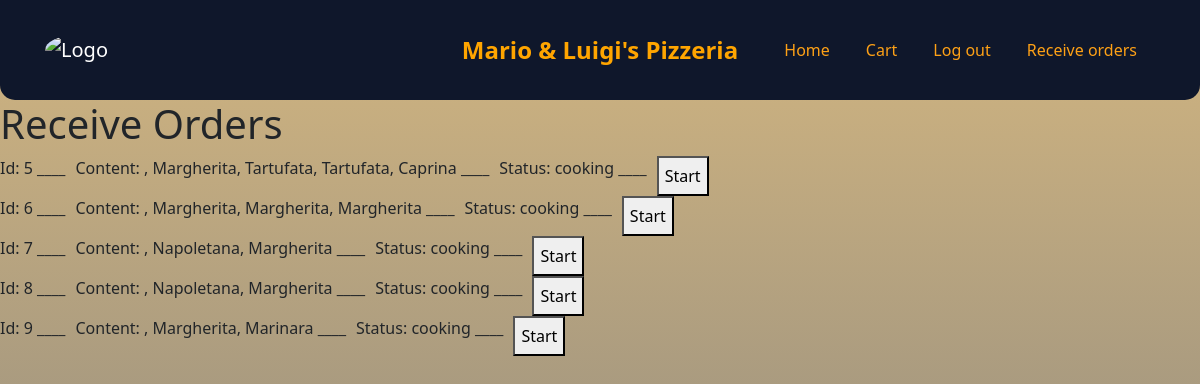
The page /receive-orders (signed in) on the database as committed earlier.
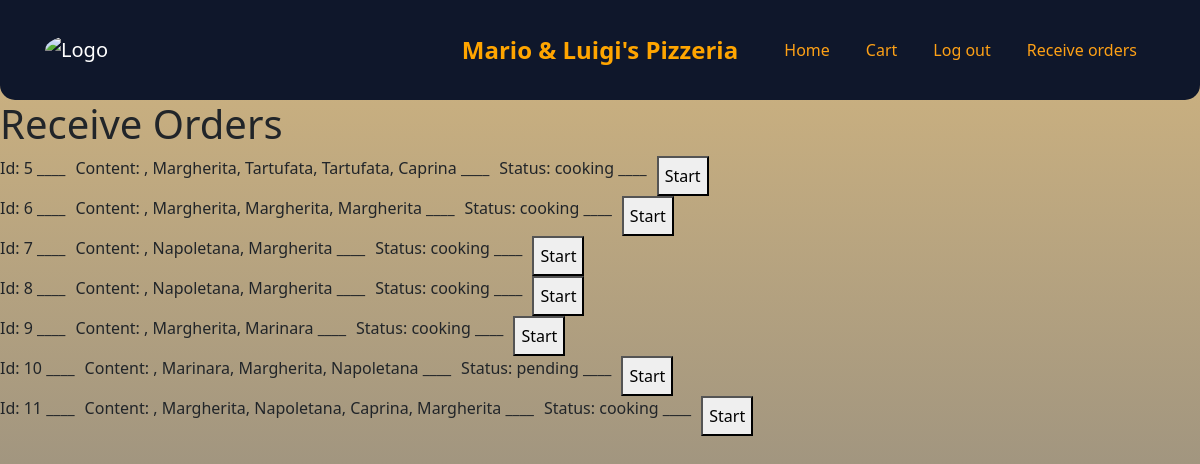
The same page on the database as committed later.
### website/models.py (models this page shows)
class Order(db.Model):
    id = db.Column(db.Integer, primary_key=True)    #primary key
    date = db.Column(db.DateTime(timezone=True), default=func.now())  #current date
    user_id = db.Column(db.Integer, db.ForeignKey('user.id'))         #foreign key
    status = db.Column(db.String(150))
    orderedItems = db.Column(db.String(500))

### website/views.py (the view)
@views.route('/receive-orders', methods=['GET', 'POST'])
@login_required
def receiveOrders():
    global currentOrder
    if request.method == 'POST':
        currentOrderInfo = request.form.get('currentOrder')
        print("pizza")
        print(currentOrderInfo)
        new_order = Order(date=datetime.now(), user_id=current_user.id, status="pending",  orderedItems = currentOrderInfo)     #create new user and hash his password, sha256 is a hashind method
        db.session.add(new_order)             #add the new order to the DB
        db.session.commit()
        currentOrder = new_order
        selected_pizzas.clear() #clear local list cart
        delimiter = ", "
        userCart = Cart.query.filter_by(user_id=current_user.id).first()
        if userCart:
            userCart.content = delimiter.join(selected_pizzas)
            db.session.commit()
        allOrders = Order.query.all()
        return render_template("orderNumber.html", user=current_user, yourOrder=currentOrder, orders=allOrders)
    else:
        allOrders = Order.query.all()
        return render_template("receiveOrders.html", user=current_user, allOrders=allOrders)

### website/templates/receiveOrders.html (shortened to what this page needs)
{% extends "base.html" %}
{% block content%}
    <h1> Receive Orders</h1>
    {%for order in allOrders%}
    <form method="post" action="/start_order">
        <div class="orders">
        <p>Id: {{order.id}} ____</p>
        <p>Content: {{order.orderedItems}} ____</p>
        <p>Status: {{order.status}} ____</p>
        <button> Start </button>
        </div>
    </form>
    {% endfor %}
{% endblock %}

### website/templates/base.html (shortened to what this page needs)
<!DOCTYPE html>
<html>
  <head>
    <link
      rel="stylesheet"
      href="https://maxcdn.bootstrapcdn.com/bootstrap/4.5.2/css/bootstrap.min.css"
    />
    <link rel="stylesheet" href="{{ url_for('static', filename='css/styles.css') }}">
  </head>
  <body>
    <body class="user-select-none">
    <nav class="navbar navbar-expand-lg navbar-dark">
      <div class="container">
        <a class="navbar-brand navbar-center" href="/">
          <img src="https://i.pinimg.com/originals/80/ef/c2/80efc210d07e4e1c1a81f06fb7d87ce4.jpg" alt="Logo" class="logo-image">
          <span class="navbar-text" style="color: orange;">Mario & Luigi's Pizzeria</span>
        </a>
        <div class="collapse navbar-collapse" id="navbarNav">
          <ul class="navbar-nav ml-auto">
            {% if user.is_authenticated %}
            <li class="nav-item">
              <a class="nav-link" href="/">Home</a>
            </li>
            <li class="nav-item">
              <a class="nav-link" href="/cart">Cart</a>
            </li>
            <li class="nav-item">
              <a class="nav-link" href="/logout">Log out</a>
            </li>
            {% if user.role == "admin" %}
            <li class="nav-item">
              <a class="nav-link" href="/receive-orders">Receive orders</a>
            </li>
            {% endif %}
            {% endif %}
          </ul>
        </div>
      </div>
    </nav>
    <div>{% block content %} {% endblock %}</div>
  </body>
</html>

### website/static/css/styles.css (style rules this page uses)
body { font-family: system-ui, -apple-system, BlinkMacSystemFont, 'Segoe UI', Roboto, Oxygen, Ubuntu, Cantarell, 'Open Sans', 'Helvetica Neue', sans-serif; background: linear-gradient(rgba(165, 108, 2, 0.5), rgba(0, 0, 0, 0.5)); background-attachment: fixed; background-repeat: no-repeat; }
.navbar { gap: 5px; background-color: #0F4C81; width: 100%; height: 100px; display: flex; position: relative; border-radius: 0 0 15px 15px; }
:root { --primary: #FEA116; --light: #F1F8FF; --dark: #0F172B; }
.orders { display: flex; flex-direction: row; gap: 10px }
.logo-image { max-height: 40px; margin-right: 10px; }
.navbar-text { text-align: center; position: absolute; top: 50%; left: 50%; transform: translate(-50%, -50%); }
.orders button { margin-right: 10px; }

### website/templates/base.html (style rules this page uses)
.navbar-center { display: flex; justify-content: center; align-items: center; }
.navbar-text { color: #FEA116; font-size: 24px; font-weight: bold; margin: 0; padding: 0; }
.logo-image { max-height: 60px; border-radius: 50%; }
.navbar-dark .navbar-nav .nav-link { color: #FEA116; margin: 0 10px; }
.navbar { background-color: #0F172B; }

Rows that differ between the two databases and show on the page:
added Order: id "10", orderedItems ", Marinara, Margherita, Napoletana", status "pending"
added Order: id "11", orderedItems ", Margherita, Napoletana, Caprina, Margherita", status "cooking"
